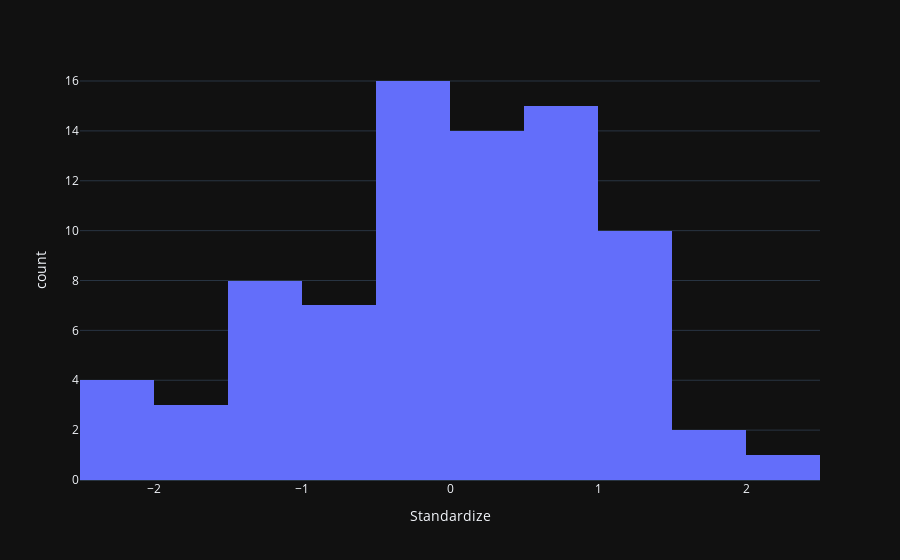

Notebook source saved alongside this figure:
### Code cell
fig = px.histogram(df, x="Standardize",)
fig.show()

### Figure 1 — Plotly figure (JSON) as saved in the notebook; plotly's stock layout.template omitted (floating-point values rounded to 4 significant figures)
{"data": [{"alignmentgroup": "True", "bingroup": "x", "hovertemplate": "Standardize=%{x}<br>count=%{y}<extra></extra>", "legendgroup": "", "marker": {"color": "#636efa", "pattern": {"shape": ""}}, "name": "", "offsetgroup": "", "orientation": "v", "showlegend": false, "type": "histogram", "x": [-2.389, -2.321, -2.321, -2.094, -1.757, -1.731, -1.559, -1.336, -1.26, -1.236, -1.172, -1.11, -1.042, -1.025, -1.008, -0.9219, -0.9151, -0.7824, -0.6633, -0.6179, -0.5068, -0.5056, -0.475, -0.4354, -0.3946, -0.3674, -0.2823, -0.2028, -0.195, -0.1905, -0.1756, -0.1507, -0.1088, -0.08269, -0.07698, -0.06459, -0.04418, -0.03275, 0.008069, 0.05678, 0.07039, 0.07148, 0.07488, 0.09529, 0.1237, 0.1588, 0.1633, 0.2088, 0.2382, 0.2858, 0.3572, 0.4412, 0.5194, 0.5262, 0.5796, 0.677, 0.685, 0.711, 0.7429, 0.761, 0.7712, 0.7746, 0.9232, 0.9321, 0.9606, 0.9662, 0.9764, 1.018, 1.032, 1.057, 1.063, 1.124, 1.165, 1.339, 1.347, 1.359, 1.45, 1.792, 1.847, 2.101], "xaxis": "x", "yaxis": "y"}], "layout": {"barmode": "relative", "legend": {"tracegroupgap": 0}, "margin": {"t": 60}, "xaxis": {"anchor": "y", "domain": [0, 1], "title": {"text": "Standardize"}}, "yaxis": {"anchor": "x", "domain": [0, 1], "title": {"text": "count"}}}}
